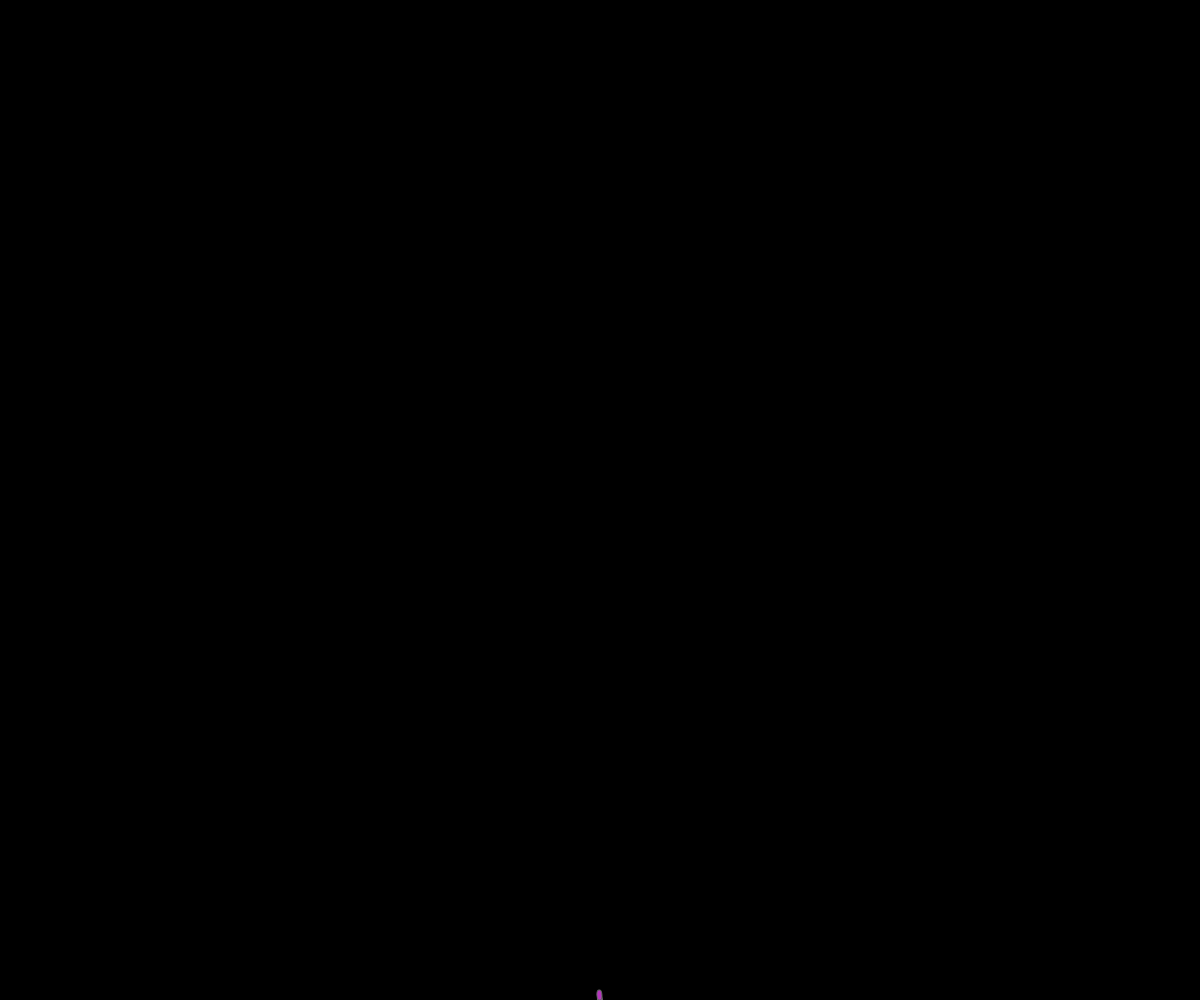
Frame 1 (no input)
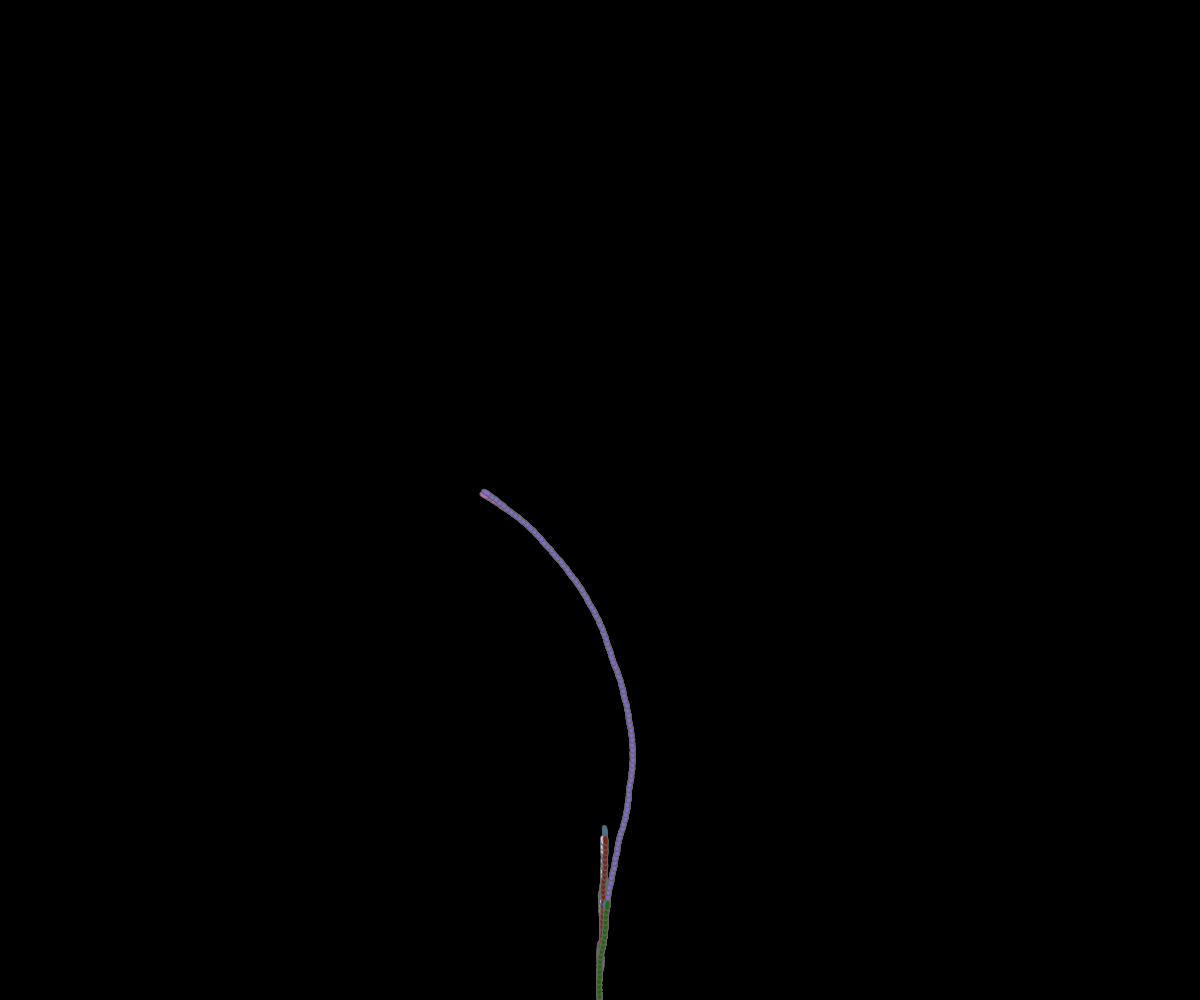
Frame 60 (no input)
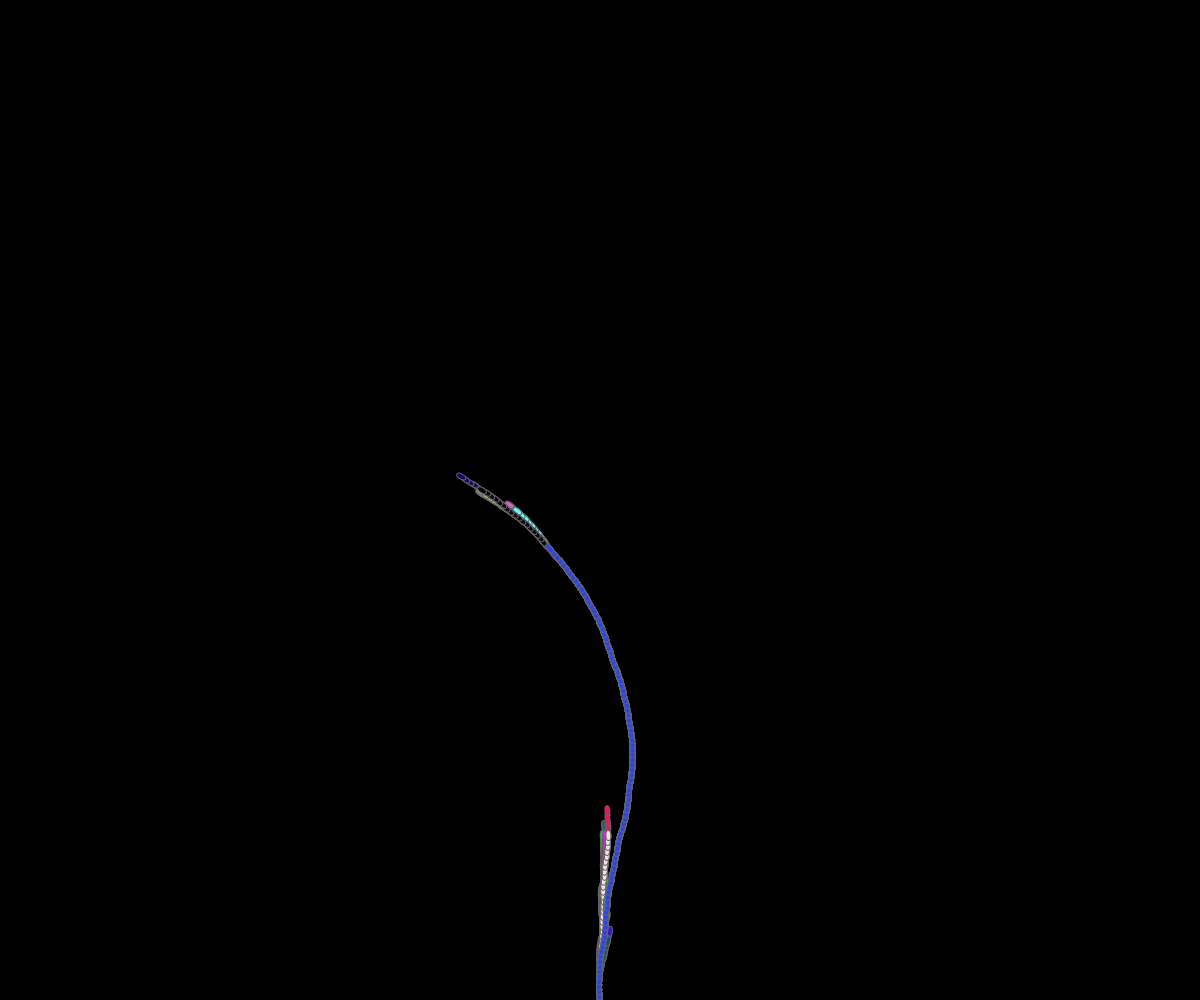
Frame 120 (the mouse pressed at the canvas centre since frame 60)

The p5.js sketch that drew these frames (run headless with seeded random() and noise() and a simulated clock; from frame 60 on, the mouse is pressed at the canvas centre):

// p5.js sketch
// ── sketch.js
// this version to be live on githubpages
// the plots rotation has been reversed for even and odd numbers
// looks a bit better see the plotit() function 

let collatzList=[];
let collPrint;
let num =1;
function setup() {
  createCanvas(windowWidth, windowHeight);
  background(0)
  angleMode(DEGREES);
}

function draw() {
 // for(let i =0;i<300;i++){
  num=num+1;
  collatzList = []; // clear the list
  print(num);
  collatz(num);
  //strokeWeight(3)
  fill(random(255),random(255),random(255));
  plotit();

//}
 //noLoop();
}


function collatz(n){   // makes list for each branch
  collatzList = [n]; // add the starting number
  // need to unshift to put them in the list backwards
  
  while (n !== 1){
    if (n%2===0){
      n=n/2;
      collatzList.unshift(n);
    }else{
      n=n*3+1
      collatzList.unshift(n);
    }
  }
 print(collatzList)
}


function plotit(){ //plots each branch
  let len =5;
  //resetMatrix();
  translate(width/2,height)
  //translate(width/2,height/2)
  //translate(width-width/7,width/2)
  for (let i of collatzList){
     if(i%2 ===0){
       rotate(3)   //-3.5
     }else{
       rotate(-6.5)   //6
     }
     // set color for each branch in draw
    stroke(100);
     ellipse(0,0,5,-len-5)
     translate(0,-len)    
  } 
}
